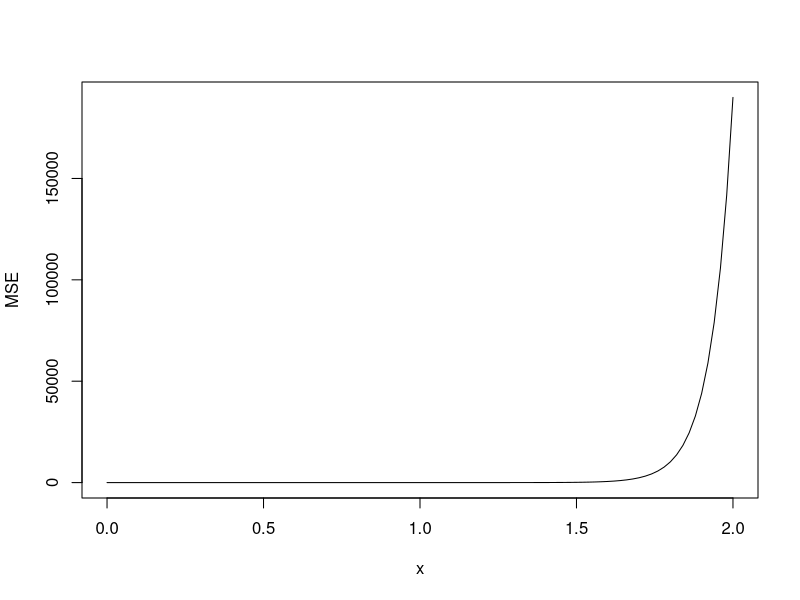
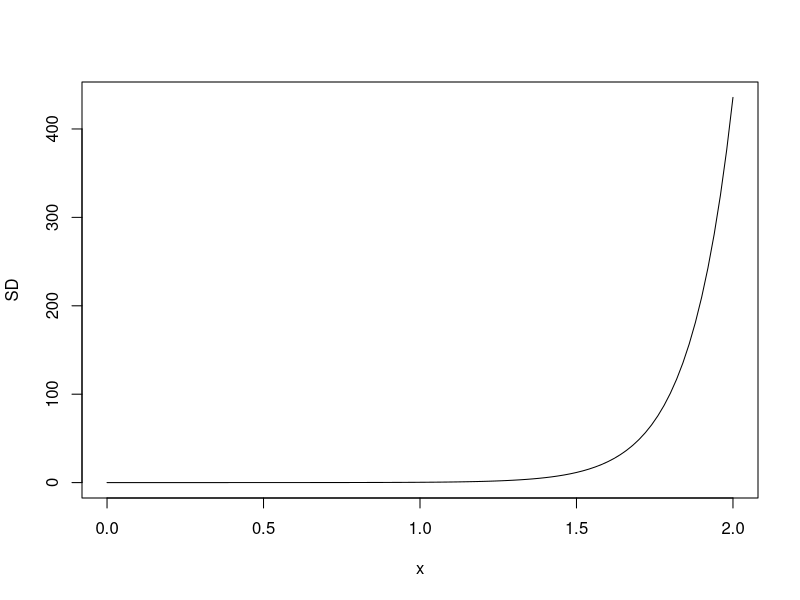
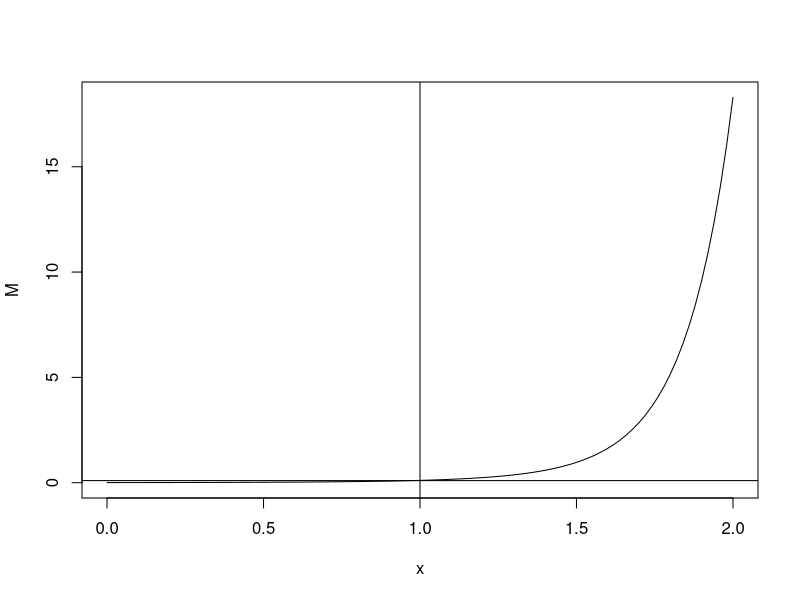

Source code (R) for these figures, in order:
n = 10000
a = .1
V = sample(c(rep(1,a*n),rep(0,(1-a)*n)),n)
k = 100
p = runif(n)+20*runif(n)*(1-V)
p = k*p/sum(p)



nT = 1000
R = matrix(rbinom(n*nT,1,rep(p,nT)),nrow=n)

MSE = Vectorize(function(alpha){
	gamma = sum(p^(alpha))*p^(-alpha)/k
	W = matrix(rep(gamma*V,nT),nrow=n)
	Z = apply(R*W,2,mean)
	return(mean((Z-a)^2))
})

MAD = Vectorize(function(alpha){
	gamma = sum(p^(alpha))*p^(-alpha)/k
	W = matrix(rep(gamma*V,nT),nrow=n)
	Z = apply(R*W,2,mean)
	return(mean(abs(Z-a)))
})

M = Vectorize(function(alpha){
	gamma = sum(p^(alpha))*p^(-alpha)/k
	W = matrix(rep(gamma*V,nT),nrow=n)
	Z = apply(R*W,2,mean)
	return(mean(Z))
})

SD = Vectorize(function(alpha){
	gamma = sum(p^(alpha))*p^(-alpha)/k
	W = matrix(rep(gamma*V,nT),nrow=n)
	Z = apply(R*W,2,mean)
	return(sd(Z))
})

plot(MSE,xlim=c(0,2))
plot(SD,xlim=c(0,2))

plot(M,xlim=c(0,2))
abline(h=a,v=1)
